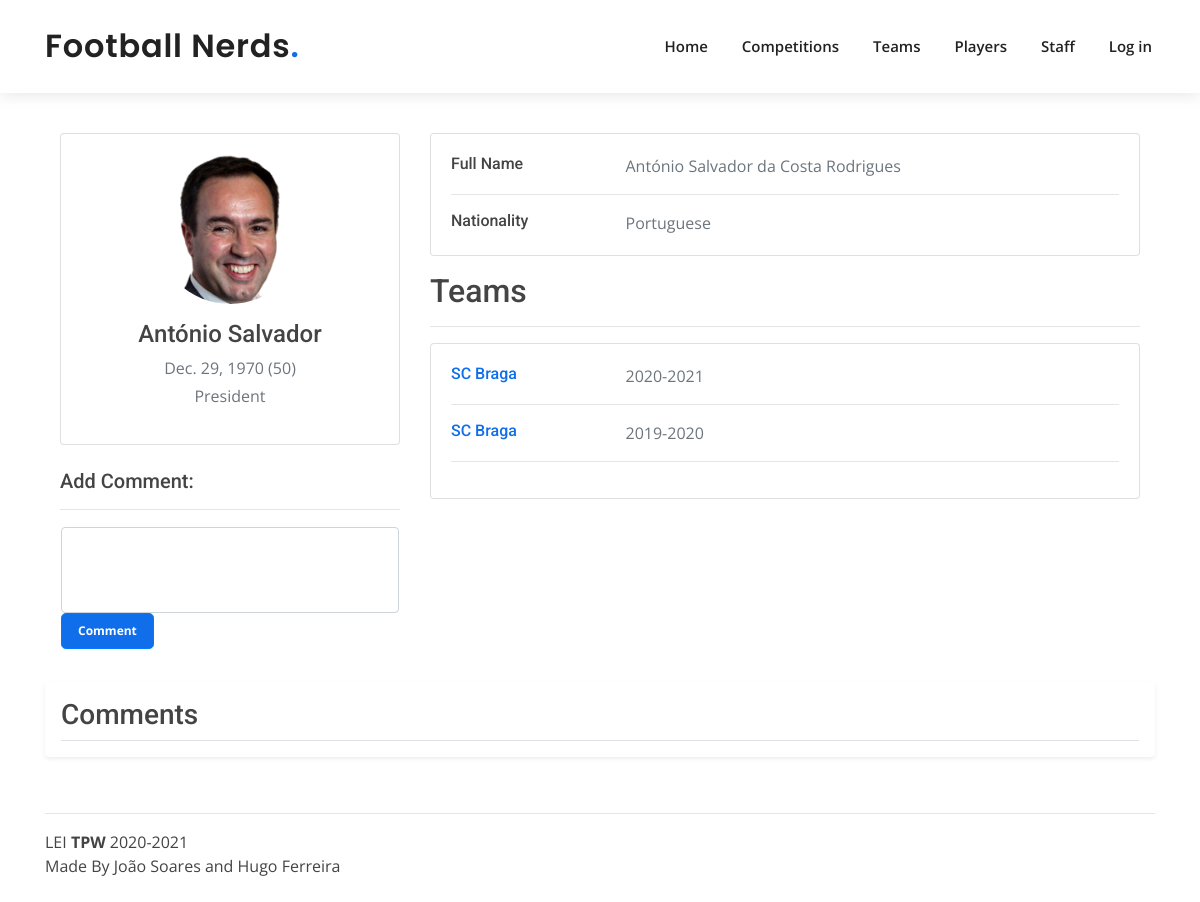
The app's page /staff/15 with its own data.
### app/models.py (models this page shows, shortened)
class Staff(models.Model):
    full_name = models.CharField(max_length=120)
    name = models.CharField(max_length=90)
    birthday = models.DateField()
    nationality = models.CharField(max_length=70)
    function = models.CharField(max_length=70)
    staff_img = models.ImageField(upload_to=staffdir, default="staff/default_staff.png")

class Team(models.Model):
    full_name = models.CharField(max_length=70)
    name = models.CharField(max_length=70)
    abreviated_name = models.CharField(max_length=4)
    founding_year = models.IntegerField()
    club_badge_img = models.ImageField(upload_to=teamdir, default="teams/default_club.png")
    city = models.CharField(max_length=20)
    country = models.CharField(max_length=20)
    players = models.ManyToManyField(Player, through='PlayerPlaysFor')
    formation = models.CharField(max_length=5, validators=[RegexValidator(
        regex='[0-9]{1}-[0-9]{1}-[0-9]{1}',
        message='Season must follow the format number-number-number',
        code='invalid_formation'
    )])

class StaffManages(models.Model):
    staff = models.ForeignKey(Staff, on_delete=models.CASCADE)
    team = models.ForeignKey(Team, on_delete=models.CASCADE)
    season = models.CharField(max_length=9, validators=[RegexValidator(
        regex='[0-9]{4}-[0-9]{4}',
        message='Season must follow the format year-year',
        code='invalid_season'
    )])

### app/views.py (the view, shortened to what this page needs)
# urls.py: path('staff/<int:id>', views.staff_details, name='staff_details'),
def staff_details(request, id):
    if request.user.username == 'admin':
        deleteeditbbt = True
    else:
        deleteeditbbt = False
    try:
        t_parms = {
            'staff': Staff.objects.get(id=id),
            'teams': set(Team.objects.filter(staffmanages__staff_id=id).distinct()),
            'seasons': StaffManages.objects.filter(staff_id=id),
            'age': int((datetime.date.today() - Staff.objects.get(id=id).birthday).days / 365),
            'formComment': MakeCommentForm(),
            'comments': CommentStaff.objects.filter(staff_id=id),
            'deleteeditbbt': deleteeditbbt
        }
        return render(request, 'staff_details.html', t_parms)
    except:
        return error_render(request, 404, "Staff not Found")

### app/forms.py
class MakeCommentForm(forms.Form):
    comment = forms.CharField(widget=forms.Textarea, label='Add Comment')
    fields = ('comment')
    def __init__(self, *args, **kwargs):
        super().__init__(*args, **kwargs)
        for myField in self.fields:
            self.fields[myField].widget.attrs['rows'] = 3
            self.fields[myField].widget.attrs['class'] = 'form-control'
            self.fields[myField].widget.attrs['style'] = 'resize:none'

### templates/staff_details.html (shortened to what this page needs)
{% extends 'layout.html' %}
{% load static %}
{% block content %}
<div class="container" style="padding-top: 40px">
    <div class="main-body">
          <div class="row gutters-sm">
            <div class="col-md-4 mb-3">
              <div class="card">
                <div class="card-body">
                  <div class="d-flex flex-column align-items-center text-center">
                    <img src="{% static 'img/' %}{{ staff.staff_img.url }}" onerror="this.src='{% static 'img/' %}'+'staff/default_staff.png'" alt="Admin" class="rounded-circle" width="150" height="150">
                    <div class="mt-3">
                      <h4>{{ staff.name }}</h4>
                      <p class="text-secondary mb-1">{{ staff.birthday }} ({{ age }})</p>
                      <p class="text-muted font-size-sm">{{ staff.function }}</p>
                    </div>
                  </div>
                </div>
              </div>
                <br>
                <h5>{{ formComment.comment.label}}:</h5>
                <hr>
                  <div class="card mt-3" style="border-color: white">
                      <form action="{% url 'staff' %}{{ staff.id }}" method="post">
                          {{ formComment.comment }}
                          <button style="background: #106eea;font-size: 12px; font-weight: bolder;" type="submit" class="btn btn-primary btn-lg">Comment</button>
                      </form>
                  </div>
            </div>
            <div class="col-md-8">
              <div class="card mb-3">
                <div class="card-body">
                  <div class="row">
                    <div class="col-sm-3">
                      <h6 class="mb-0">Full Name</h6>
                    </div>
                    <div class="col-sm-9 text-secondary">
                        {{staff.full_name}}
                    </div>
                  </div>
                  <hr>
                  <div class="row">
                    <div class="col-sm-3">
                      <h6 class="mb-0">Nationality</h6>
                    </div>
                    <div class="col-sm-9 text-secondary">
                        {{staff.nationality}}
                    </div>
                  </div>
                </div>
              </div>
                    <h2>Teams</h2>
                    <hr>
                    <div class="card mb-3">
                <div class="card-body">
                    {% for team in teams %}
                    {% for sea in seasons %}
                    {% if sea.team.id == team.id %}
                  <div class="row">
                    <div class="col-sm-3">
                      <a href="{% url 'teams' %}{{ team.id }}"><h6 class="mb-0">{{ team.name}}</h6></a>
                    </div>
                    <div class="col-sm-9 text-secondary">
                        {{sea.season}}
                    </div>
                  </div>
                        <hr>
                        {% endif %}
                    {% endfor %}
                    {% endfor %}
                  </div>
                </div>
                </div>
                </div>
            </div>
          </div>
          <div class="my-3 p-3 bg-body rounded shadow-sm">
            <h3 class="border-bottom pb-2 mb-0">Comments</h3>
            </div>
          </div>
{% endblock %}

### app/static/css/style.css (style rules this page uses)
body { font-family: "Open Sans", sans-serif; color: #444444; }
a { color: #106eea; }
h1, h2, h3, h4, h5, h6 { font-family: "Roboto", sans-serif; }

### records on screen
Staff: staff_img (picture), name "António Salvador", birthday "Dec. 29, 1970", function "President", full_name "António Salvador da Costa Rodrigues", nationality "Portuguese"
Team: name "SC Braga"
StaffManages: season "2020-2021"
StaffManages: season "2019-2020"

### other values on screen
{{ age }} "50"
